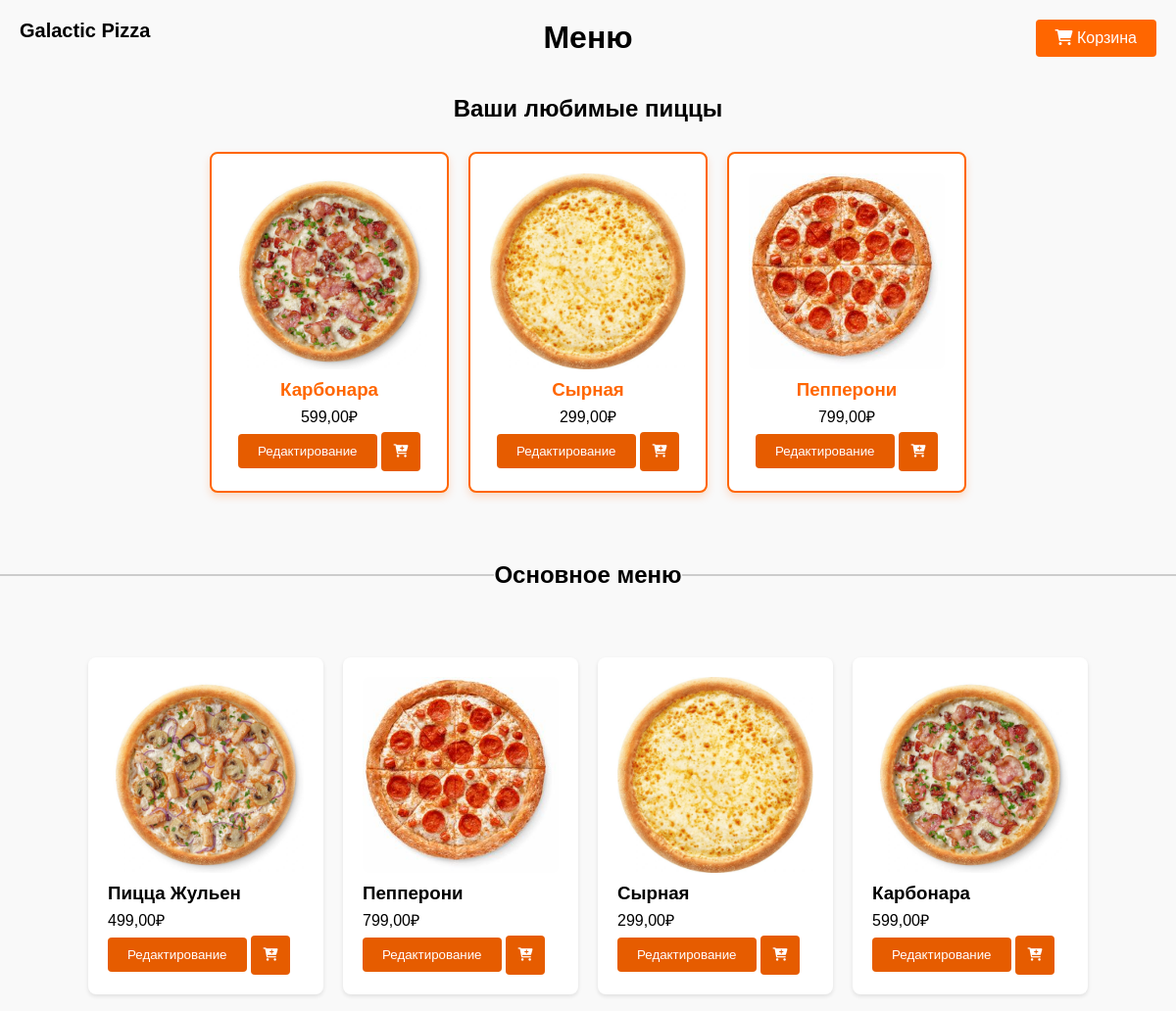
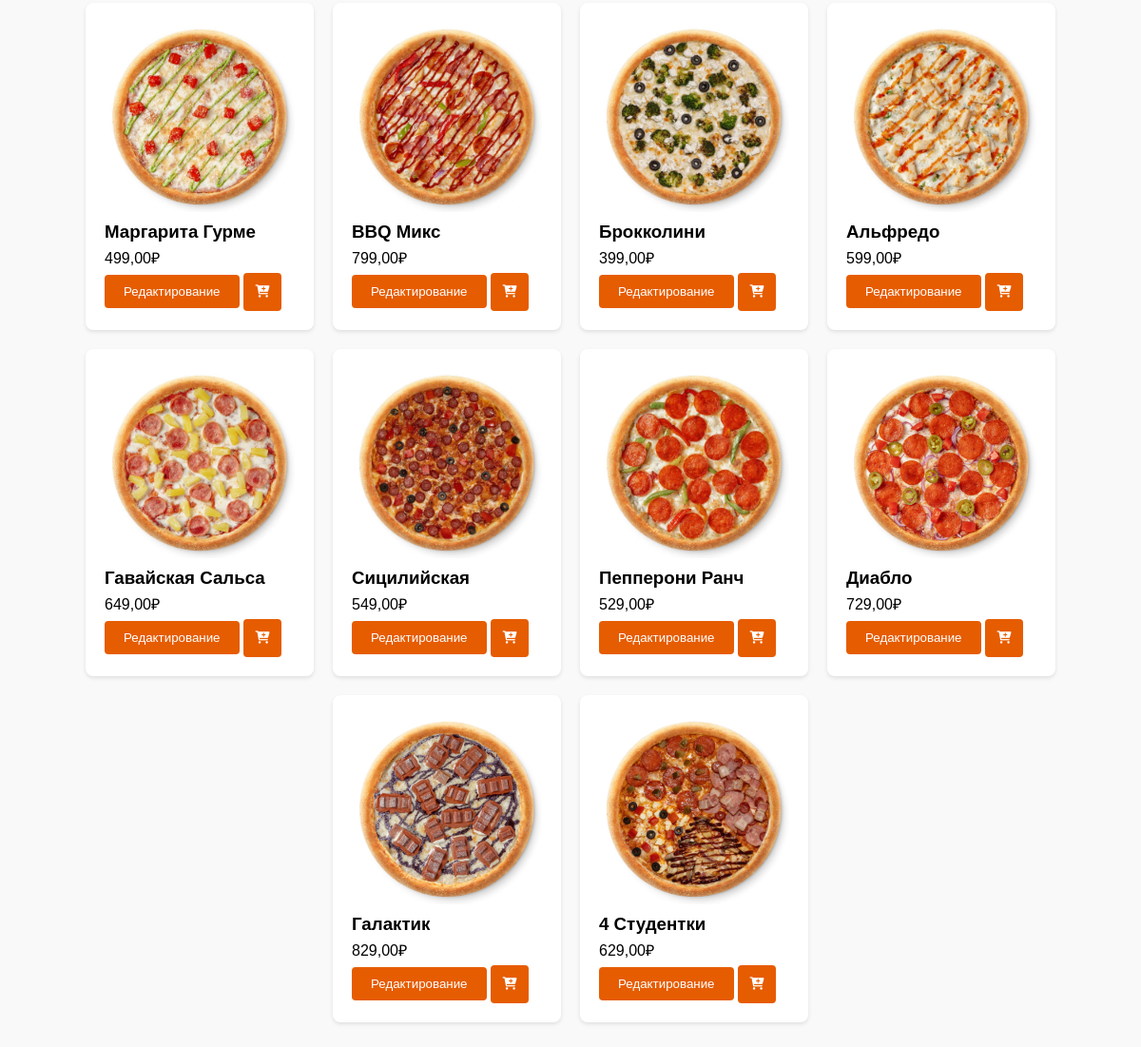
Screenshot of /pizza/ (signed in) with the database file from the repository (2 pictures, top to bottom).
### main/models.py (models this page shows, shortened)
class Pizza(models.Model):
    name = models.CharField(max_length=100, verbose_name='Название')
    image = models.ImageField(upload_to='pizza_images', verbose_name='Изображение')
    price = models.DecimalField(max_digits=6, decimal_places=2, verbose_name='Цена')
    description = models.TextField(verbose_name='Описание', default='Описание пиццы')
    ingredients = models.ManyToManyField('Ingredient', blank=True, verbose_name='Ингредиенты')
    class Meta:
        verbose_name = 'Пицца'
        verbose_name_plural = 'Пиццы'

### main/views.py (the view)
# urls.py: path('pizza/', views.pizza_list, name='pizza_list'),
@login_required
def pizza_list(request):
    pizzas = Pizza.objects.all()
    ingredients = Ingredient.objects.all()
    user = request.user
    pizza_counts = (
        OrderItem.objects.filter(order__user=user)
        .values('pizza')
        .annotate(pizza_count=Count('pizza'))
        .order_by('-pizza_count')[:4]
    )
    favorite_pizzas = [Pizza.objects.get(pk=pizza['pizza']) for pizza in pizza_counts]
    return render(request, 'main/pizza.html', {
        'pizzas': pizzas,
        'ingredients': ingredients,
        'favorite_pizzas': favorite_pizzas
    })

### main/templates/main/pizza.html (shortened to what this page needs)
{% load static %}
<!DOCTYPE html>
<html lang="en">
<head>
    <link rel="stylesheet" href="{% static 'main/css/pizza.css' %}">
    <link rel="stylesheet" href="https://cdnjs.cloudflare.com/ajax/libs/font-awesome/6.0.0-beta3/css/all.min.css">
</head>
<body>
    <a href="/" class="pref">Galactic Pizza</a>
    <h1>Меню</h1>
    {% if favorite_pizzas %}
        <div class="favorite-pizzas-section">
            <h2>Ваши любимые пиццы</h2>
            <ul class="favorite-pizzas-list">
                {% for pizza in favorite_pizzas %}
                    <li class="favorite-pizza-item">
                        <img src="{{ pizza.image.url }}" alt="{{ pizza.name }}" class="pizza-image">
                        <div>
                            <h3>{{ pizza.name }}</h3>
                            <p>{{ pizza.price }}₽</p>
                            <button class="edit-btn" data-id="{{ pizza.id }}" data-name="{{ pizza.name }}" data-price="{{ pizza.price }}" data-image="{{ pizza.image.url }}" data-description="{{ pizza.description }}">Редактирование</button>
                            <button class="add-to-cart-btn" type="button" data-id="{{ pizza.id }}">
                                <i class="fas fa-cart-plus"></i>
                                <span class="cart-animation"></span>
                            </button>
                        </div>
                    </li>
                {% endfor %}
            </ul>
        </div>
    {% endif %}
    <div class="separator">
        <h2>Основное меню</h2>
    </div>
    <div class="pizza-container">
        <ul class="pizza-list">
            {% for pizza in pizzas %}
                <li class="pizza-item">
                    <img src="{{ pizza.image.url }}" alt="{{ pizza.name }}" class="pizza-image">
                    <div>
                        <h3>{{ pizza.name }}</h3>
                        <p>{{ pizza.price }}₽</p>
                        <button class="edit-btn" data-id="{{ pizza.id }}" data-name="{{ pizza.name }}" data-price="{{ pizza.price }}" data-image="{{ pizza.image.url }}" data-description="{{ pizza.description }}">Редактирование</button>
                        <button class="add-to-cart-btn" type="button" data-id="{{ pizza.id }}">
                            <i class="fas fa-cart-plus"></i>
                            <span class="cart-animation"></span>
                        </button>
                    </div>
                </li>
            {% endfor %}
        </ul>
    </div>
    <a href="{% url 'go_to_cart' %}" class="cart-btn"><i class="fas fa-shopping-cart"></i> Корзина</a>
</body>
</html>

### main/static/main/css/pizza.css (style rules this page uses)
body { font-family: Arial, sans-serif; margin: 0; padding: 0; background-color: #f9f9f9; }
h1 { text-align: center; margin-top: 20px; }
h2 { text-align: center; margin-top: 20px; }
ul { list-style-type: none; padding: 0; display: flex; flex-wrap: wrap; justify-content: center; }
li { background-color: #fff; box-shadow: 0 2px 4px rgba(0, 0, 0, 0.1); border-radius: 8px; margin: 10px; padding: 20px; width: calc(20% - 20px); max-width: 200px; }
img.pizza-image { display: block; width: 100%; height: auto; border-radius: 8px; margin-bottom: 10px; }
h3 { margin: 0; }
p { margin: 5px 0; }
button, .edit-btn { background-color: #e65c00; color: white; padding: 10px 20px; border: none; border-radius: 4px; cursor: pointer; transition: background-color 0.3s; }
.cart-btn { position: fixed; top: 20px; right: 20px; background-color: #ff6600; color: white; padding: 10px 20px; border: none; border-radius: 4px; text-decoration: none; transition: background-color 0.3s; }
.pref { position: fixed; top: 20px; left: 20px; font-size: 20px; font-weight: 900; color: #000; transition: .5s; text-decoration: none; }
.cart-animation { position: absolute; z-index: 1000; transition: transform 1s ease, opacity 1s ease; width: 50px; height: 50px; }
.edit-btn, .add-to-cart-btn { display: inline-block; vertical-align: middle; }
.add-to-cart-btn { padding: 10px 0; width: 40px; height: 40px; background-color: #e65c00; border: none; border-radius: 4px; cursor: pointer; transition: background-color 0.3s; position: relative; }
.add-to-cart-btn i { margin-right: 0; }
.favorite-pizzas-section { margin-top: 40px; text-align: center; }
.favorite-pizzas-list { display: flex; justify-content: center; flex-wrap: wrap; }
.favorite-pizza-item { border: 2px solid #ff6600; box-shadow: 0 4px 8px rgba(255, 102, 0, 0.2); }
.favorite-pizza-item h3 { color: #ff6600; }
.separator { width: 100%; display: flex; justify-content: center; align-items: center; margin: 40px 0; position: relative; }
.separator::before, .separator::after { content: ''; flex: 1; height: 2px; background-color: #ccc; }

### rows the page displays
Pizza: image (picture), name "Карбонара", price "599,00"
Pizza: image (picture), name "Сырная", price "299,00"
Pizza: image (picture), name "Пепперони", price "799,00"
Pizza: image (picture), name "Пицца Жульен", price "499,00"
Pizza: image (picture), name "Маргарита Гурме", price "499,00"
Pizza: image (picture), name "BBQ Микс", price "799,00"
Pizza: image (picture), name "Брокколини", price "399,00"
Pizza: image (picture), name "Альфредо", price "599,00"
Pizza: image (picture), name "Гавайская Сальса", price "649,00"
Pizza: image (picture), name "Сицилийская", price "549,00"
Pizza: image (picture), name "Пепперони Ранч", price "529,00"
Pizza: image (picture), name "Диабло", price "729,00"
Pizza: image (picture), name "Галактик", price "829,00"
Pizza: image (picture), name "4 Студентки", price "629,00"
